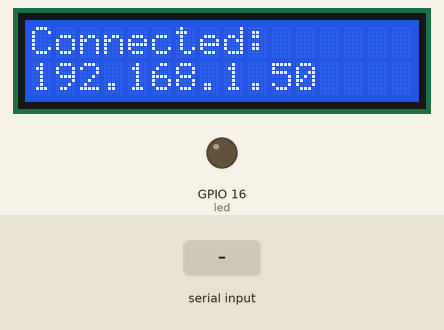
This sketch was run on a simulated ESP8266 (NodeMCU). Shown: 16×2 character LCD, output pins drawn as LEDs (lit = HIGH). The test bench sets the inputs (shaded band). WiFi joins after 1.5 s; servers stay silent unless stated; uploads are accepted with an empty reply; what the sketch prints to the serial monitor is not drawn.

Above: at 2.7 s.
At 4.2 s:
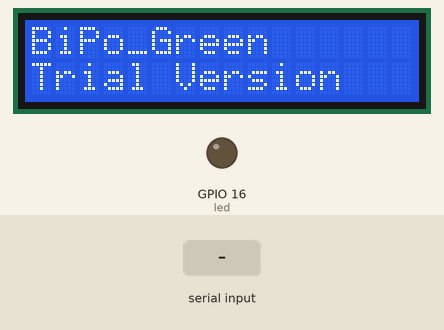
6.4 s: "1" received over the second serial link
At 8.6 s:
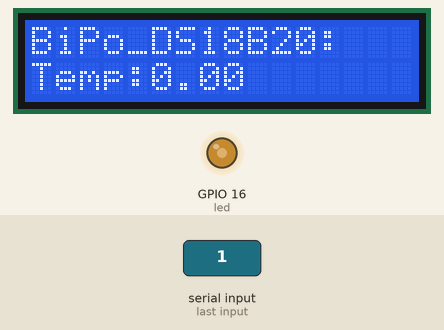
8.9 s: "0" received over the second serial link
At 9.7 s:
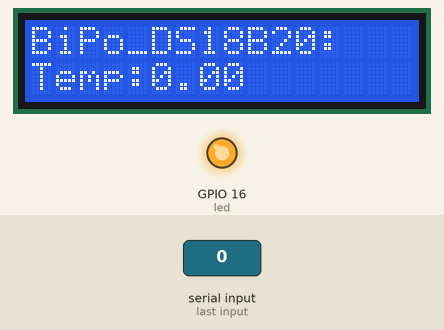
11.4 s: "2" received over the second serial link
At 13.9 s:
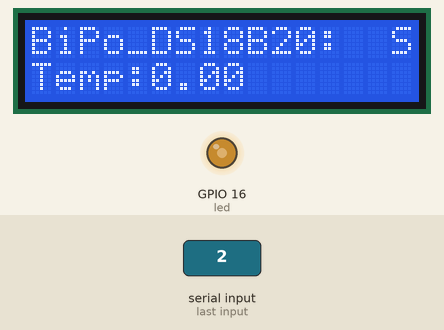
Timing chart, 0 to 15.4 s (numbered marks = the images above; inputs shaded):
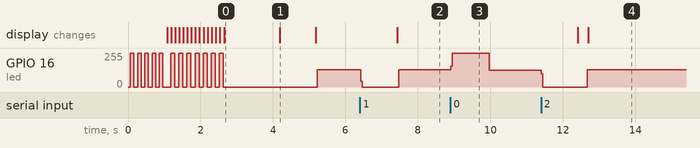

The sketch:

RX_Arduino_NMCU_database_test.ino
```cpp
/*

  Program BIPOGREEN NodeMCU beta version

  Program untuk menerima data sensor bipo dari arduino
  dan mengirim ke database menggunakan http.POST

  https://github.com/MasSagita

*/


#include <ESP8266WiFi.h>
#include <ESP8266HTTPClient.h>

#include <ArduinoJson.h>
#include <SoftwareSerial.h>

#include <LiquidCrystal_I2C.h>
LiquidCrystal_I2C lcdI2C(0x27, 16, 2);

String apiKeyValue = "tPmAT5Ab3j7F9";

const char* serverName = "http://192.168.1.6/learnphp/bipo_test/post-data.php";

// Declare the "link" serial port
// Please see SoftwareSerial library for detail
SoftwareSerial linkSerial(12, 13); // pin D6, D7, RX, TX

const int led = 16;
int countDisplay = 0;
int refresh = 0;

int countPostInterval = 2;

//Variabel untuk json doc
float dsValFromArdu, phValFromArdu, pressBarFromArdu;
float pressPsiFromArdu, MQmetanaValFromArdu, MQkarbonValFromArdu;
float dhtTempFromArdu, dhtHumiFromArdu;

int countPost;
int httpResponseCode;

void setup() {
  //setup ssid and pass
  const char* ssid = "Odading Mang Oleh";
  const char* pass = "magelangan";

  // Initialize "debug" serial port
  // The data rate must be much higher than the "link" serial port
  Serial.begin(115200);
  pinMode(led, OUTPUT);

  lcdI2C.init();

  for (int i = 0; i < 5; i++) {
    digitalWrite(led, HIGH);
    delay(100);
    digitalWrite(led, LOW);
    delay(100);
  }

  refresh = -1;

  lcdI2C.backlight();

  WiFi.begin(ssid, pass);
  while (WiFi.status() != WL_CONNECTED) {
    lcdI2C.setCursor(0, 0);
    lcdI2C.print("Connecting");
    Serial.println("Connecting..");
    if (++refresh >= 0) {
      lcdI2C.setCursor(refresh, 1);
      lcdI2C.print(".");
      delay(100);
      if (refresh == 16) {
        refresh = -1;
        lcdI2C.clear();
      }
    }
    digitalWrite(led, digitalRead(led) ^ 1);
  }

  Serial.print((String)"Connected to " + ssid + "\t");
  Serial.println(WiFi.localIP());
  lcdI2C.clear();
  lcdI2C.setCursor(0, 0);
  lcdI2C.print("Connected:");
  lcdI2C.setCursor(0, 1);
  lcdI2C.print(WiFi.localIP());

  delay(1500);

  lcdI2C.clear();
  lcdI2C.setCursor(0, 0);
  lcdI2C.print(F("BiPo_Green"));
  lcdI2C.setCursor(0, 1);
  lcdI2C.print(F("Trial Version"));

  delay(1000);

  refresh = 0;

  lcdI2C.clear();
  while (!Serial) continue;
  // Initialize the "link" serial port
  // Use the lowest possible data rate to reduce error ratio
  linkSerial.begin(4800);
}

void loop() {
  if (linkSerial.available()) {
    countDisplay++;
    if (WiFi.status() == WL_CONNECTED) {

      HTTPClient http;
      http.begin(serverName);
      // Specify content-type header
      http.addHeader("Content-Type", "application/x-www-form-urlencoded");


      // Allocate the JSON document
      // This one must be bigger than for the sender because it must store the strings
      StaticJsonDocument<500> doc;
      //deserializeJson(doc, json);

      // Read the JSON document from the "link" serial port
      DeserializationError err = deserializeJson(doc, linkSerial);

      if (err == DeserializationError::Ok)
      {

        if (++refresh < 2) {
          lcdI2C.clear();
          refresh = 0;
        }

        dsValFromArdu = doc["dsVal"].as<float>();
        phValFromArdu = doc["phVal"].as<float>();
        pressBarFromArdu = doc["pressBar"].as<float>();
        pressPsiFromArdu = doc["pressPsi"].as<float>();
        dhtTempFromArdu = doc["dhtTemp"].as<float>();
        dhtHumiFromArdu = doc["dhtHumi"].as<float>();
        MQmetanaValFromArdu = doc["mqMetana"].as<float>();

        /*
          String httpRequestData = "api_key=" + apiKeyValue + "&value1=" + String(dsValFromArdu)
                                 + "&value2=" + String(phValFromArdu) + "&value3=" + String(pressBarFromArdu)
                                 + "&value4=" + String(pressPsiFromArdu) + "";
        */

        String httpRequestData = "api_key=" + apiKeyValue
                                 + "&value1=" + String(phValFromArdu)         //ph
                                 + "&value2=" + String(dsValFromArdu)         //suhu ds
                                 + "&value3=" + String(dhtTempFromArdu)       //suhu dht
                                 + "&value4=" + String(pressBarFromArdu)
                                 + "&value5=" + String(pressPsiFromArdu)
                                 + "&value6=" + String(dhtHumiFromArdu)
                                 + "&value7=" + String(MQmetanaValFromArdu)
                                 + "&value8=" + String(MQkarbonValFromArdu)
                                 + "";

        if (++countPost > countPostInterval) {
          lcdI2C.setCursor(15, 0);
          lcdI2C.print("S");
          httpResponseCode = http.POST(httpRequestData);
          countPost = 0;
          if (httpResponseCode > 0) {
            Serial.print("HTTP Response code: ");
            Serial.println(httpResponseCode);
          }
          else {
            Serial.print("Error code: ");
            Serial.println(httpResponseCode);
            lcdI2C.setCursor(0, 1);
            lcdI2C.print("Send Failed");
          }
          http.end();
        }


        // Print the values
        // (we must use as<T>() to resolve the ambiguity)
        Serial.print("TX ->: ");
        Serial.print(countPost);
        Serial.print("\t DS: ");
        Serial.print(dsValFromArdu);
        Serial.print("\t pH: ");
        Serial.print(phValFromArdu);
        Serial.print("\t Bar: ");
        Serial.print(pressBarFromArdu);
        Serial.print("\t Psi: ");
        Serial.print(pressPsiFromArdu);
        Serial.print("\t dhtT: ");
        Serial.print(dhtTempFromArdu);
        Serial.print("\t dhtH: ");
        Serial.println(dhtHumiFromArdu);
        displayScreen();
      }
      else
      {
        // Print error to the "debug" serial port
        Serial.print("deserializeJson() returned ");
        Serial.println(err.c_str());
        lcdI2C.clear();
        lcdI2C.setCursor(0, 0);
        lcdI2C.print("Json returned");
        lcdI2C.setCursor(0, 1);
        lcdI2C.print("Invalid Input");
        // Flush all bytes in the "link" serial port buffer
        while (linkSerial.available() > 0)
          linkSerial.read();
      }
    }
    else {
      Serial.println("Error in WiFi connection");
    }
  }
  digitalWrite(led, digitalRead(led) ^ 1);
}

void displayScreen() {
  if (countDisplay >= 0 && countDisplay <= 9) {
    lcdI2C.setCursor(0, 0); lcdI2C.print(F("BiPo_DS18B20:"));
    lcdI2C.setCursor(0, 1); lcdI2C.print(F("Temp:")); lcdI2C.print(dsValFromArdu);
  }

  if (countDisplay >= 10 && countDisplay <= 19) {
    lcdI2C.setCursor(0, 0); lcdI2C.print(F("BiPo_pH:"));
    lcdI2C.setCursor(0, 1); lcdI2C.print(F("pHVal:"));  lcdI2C.print(phValFromArdu);
  }

  if (countDisplay >= 20 && countDisplay <= 29) {
    lcdI2C.setCursor(0, 0); lcdI2C.print(F("BiPo_Pressure:"));
    lcdI2C.setCursor(0, 1); lcdI2C.print(F("Bar:"));  lcdI2C.print(pressBarFromArdu);
  }

  if (countDisplay >= 30 && countDisplay <= 39) {
    lcdI2C.setCursor(0, 0); lcdI2C.print(F("BiPo_DHT11:"));
    lcdI2C.setCursor(0, 1);
    lcdI2C.print(F("T:")); lcdI2C.print(dhtTempFromArdu);
    lcdI2C.print(F(" H:"));  lcdI2C.print(dhtHumiFromArdu);  lcdI2C.print(F("%"));
  }

  if (countDisplay >= 40 && countDisplay <= 49) {
    lcdI2C.setCursor(0, 0); lcdI2C.print(F("BiPo_MQ-6:"));
    lcdI2C.setCursor(0, 1);
    lcdI2C.print(F("CH4:"));  lcdI2C.print(MQmetanaValFromArdu, 1);  lcdI2C.print(F("ppm"));
  }

  if (countDisplay > 49) countDisplay = 0;
}
```

Measured:
- after the input at 6.4 s, GPIO 16 (led): 129/255 → 0/255 at once, → 129/255 1.0 s later; the display: changes after 1.0 s (image 2)
- after the input at 8.9 s, GPIO 16 (led): 129/255 → 255/255 at once, → 126/255 1.1 s later
- after the input at 11.4 s, GPIO 16 (led): 126/255 → 0/255 at once, → 129/255 1.3 s later; the display: first changes after 1.0 s (image 4 shows a later state)
- what the display in image 0 shows lasts 1.5 s, from 2.7 s to 4.2 s
- what the display in image 1 shows lasts 1.0 s, from 4.2 s to 5.2 s
